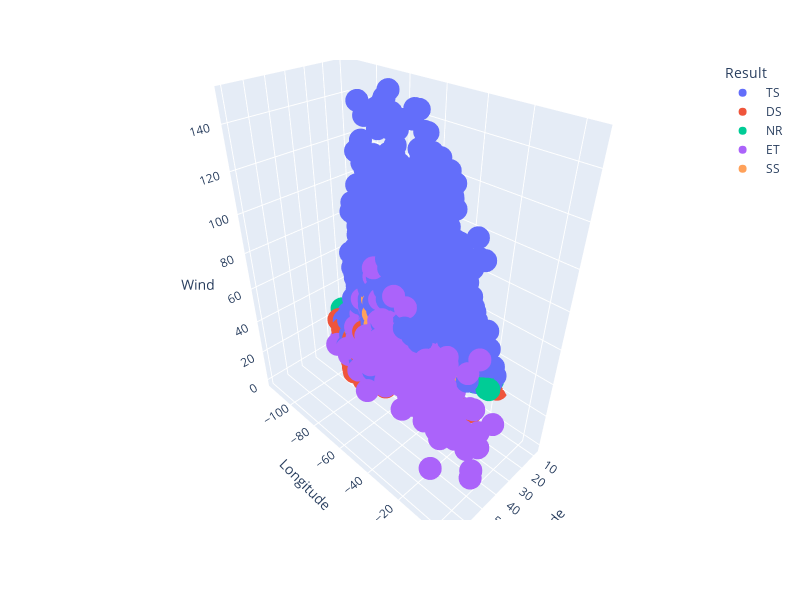

The cell this chart's notebook holds for it:
### Code cell
new_check = pd.DataFrame({'Latitude': latitude, 'Longitude': longitude, 'Wind': wind_speed, 'Result': y_pred_dt_cv})
fig = px.scatter_3d(new_check, x='Latitude', y='Longitude', z='Wind', color='Result')
fig.update_layout(width=800, height=600) 

# Show the plot
fig.show()

### Figure 1 — Plotly figure (JSON) as saved in the notebook; plotly's stock layout.template omitted (floating-point values rounded to 4 significant figures; data arrays with more than 128 entries replaced by an {"elided": "..."} marker saying what was removed)
{"data": [{"hovertemplate": "Result= TS<br>Latitude=%{x}<br>Longitude=%{y}<br>Wind=%{z}<extra></extra>", "legendgroup": " TS", "marker": {"color": "#636efa", "symbol": "circle"}, "mode": "markers", "name": " TS", "scene": "scene", "showlegend": true, "type": "scatter3d", "x": {"elided": "2110 float values"}, "y": {"elided": "2110 float values"}, "z": {"elided": "2110 int values"}}, {"hovertemplate": "Result= DS<br>Latitude=%{x}<br>Longitude=%{y}<br>Wind=%{z}<extra></extra>", "legendgroup": " DS", "marker": {"color": "#EF553B", "symbol": "circle"}, "mode": "markers", "name": " DS", "scene": "scene", "showlegend": true, "type": "scatter3d", "x": {"elided": "187 float values"}, "y": {"elided": "187 float values"}, "z": {"elided": "187 int values"}}, {"hovertemplate": "Result= NR<br>Latitude=%{x}<br>Longitude=%{y}<br>Wind=%{z}<extra></extra>", "legendgroup": " NR", "marker": {"color": "#00cc96", "symbol": "circle"}, "mode": "markers", "name": " NR", "scene": "scene", "showlegend": true, "type": "scatter3d", "x": [9.5, 11, 13.7, 20.4, 21, 14.1, 28, 23.4, 16.4, 11.4, 23.3, 20.9, 23.3, 14.4, 18.8, 9.9, 18.5, 20.8, 17.7, 14.0, 22.6, 15.2, 19.6, 23, 26.2, 16, 13.8, 24, 17.6, 15.9, 15.8, 19.4, 14.4, 19.5, 12, 14.7, 21.7, 16.6, 28.7, 22, 18.6, 27.9, 15, 20, 14.8, 16, 9.8, 26.3, 20.7, 15.6, 15.7, 18.3, 19.2, 12, 16.5, 20.4, 28.9, 12.8, 28.6, 31.2, 15, 24.4, 20.5, 19, 19, 17.9, 10.7, 21.8, 16.5], "y": [-19.8, -34.7, -43.6, -96.4, -93, -47.7, -78.6, -113.9, -25.3, -40.5, -97, -93.9, -97.4, -37.7, -84, -29.3, -53, -116, -110.4, -48.4, -97.2, -25.1, -94.8, -82.8, -58, -84.5, -44.9, -98.1, -59.5, -21.5, -45.4, -94.5, -44.8, -94, -47.6, -51.7, -98.2, -88.4, -78.9, -96.7, -53.2, -77.9, -45, -47.8, -45.4, -47.5, -36.2, -57.9, -95.9, -17.4, -18.4, -43.3, -93.7, -45.1, -31.4, -50.8, -78.3, -43.1, -62.1, -58, -45.8, -44.4, -93, -54, -94, -51.5, -32.4, -99, -89.2], "z": [25, 25, 25, 30, 25, 25, 30, 25, 25, 30, 30, 25, 30, 25, 25, 30, 30, 20, 30, 30, 30, 30, 30, 25, 30, 25, 25, 30, 25, 30, 25, 30, 30, 30, 30, 45, 30, 30, 30, 30, 30, 30, 30, 25, 30, 30, 30, 30, 20, 25, 25, 25, 25, 25, 25, 30, 25, 30, 25, 20, 30, 30, 30, 30, 30, 30, 30, 20, 25]}, {"hovertemplate": "Result= ET<br>Latitude=%{x}<br>Longitude=%{y}<br>Wind=%{z}<extra></extra>", "legendgroup": " ET", "marker": {"color": "#ab63fa", "symbol": "circle"}, "mode": "markers", "name": " ET", "scene": "scene", "showlegend": true, "type": "scatter3d", "x": {"elided": "277 float values"}, "y": {"elided": "277 float values"}, "z": {"elided": "277 int values"}}, {"hovertemplate": "Result= SS<br>Latitude=%{x}<br>Longitude=%{y}<br>Wind=%{z}<extra></extra>", "legendgroup": " SS", "marker": {"color": "#FFA15A", "symbol": "circle"}, "mode": "markers", "name": " SS", "scene": "scene", "showlegend": true, "type": "scatter3d", "x": [29.7, 28.7, 32.8, 23.8, 32, 38.6, 25.5, 33, 37.8, 27.1, 33.7, 38.8, 33.6, 37.9, 37.2, 37.3, 29.3, 31.3, 37.4, 32.2, 28.8, 22.4, 34.5, 34.6, 18.5, 37.1, 36, 36, 25.9, 26, 31, 36.5, 40, 32.9, 30.3, 37, 35.5, 32, 41.4, 27.3, 30.3, 36.6, 34.7, 30, 35.5, 26.5, 34.3, 30.2, 36.8, 31, 37, 29.8, 32.8, 31.2, 31.6, 45.4, 30.9, 30.9, 32.4, 34.3, 30.6, 32.7, 25.6, 40.6, 37, 28.6, 41.2, 35.5, 37.4, 32.8, 29.9, 29.6, 33.7, 18.3, 35.5, 31.8, 32.4, 30, 32.3, 31.3, 37.1, 23, 29.2, 32.5, 33.4, 42.7, 30.5, 36.5, 24.5, 34.1], "y": [-74.4, -94.3, -76.2, -48.2, -77.5, -48.5, -62.4, -51, -30.8, -98.3, -90.4, -25, -73.8, -71.4, -47.7, -31.6, -51.4, -48.3, -32, -53, -60.1, -54, -17.2, -77.9, -66.3, -33, -46.3, -60, -67.4, -52.6, -88.4, -71.9, -69.5, -69.1, -73.4, -35.5, -60, -83.1, -67.1, -66, -91.8, -80.1, -44.5, -65.2, -76.9, -78.5, -70.8, -64.4, -44.8, -74, -42.5, -74.6, -46, -51.7, -47.6, -48.8, -39.6, -79.2, -82, -50.4, -78.3, -59, -43, -48.9, -31.9, -65.5, -45.9, -54.2, -76, -65.8, -71.8, -91.6, -80.7, -67.4, -60, -64.7, -47.3, -59, -80, -87.4, -73, -86.5, -72.5, -77.5, -81.6, -64.6, -56.2, -46.3, -49.9, -50.4], "z": [50, 25, 20, 35, 20, 50, 45, 55, 35, 25, 30, 45, 20, 60, 50, 30, 30, 60, 35, 60, 30, 55, 50, 25, 40, 30, 35, 50, 30, 35, 35, 60, 55, 30, 25, 50, 50, 10, 50, 35, 35, 30, 45, 25, 25, 40, 60, 25, 50, 45, 50, 25, 50, 40, 60, 50, 40, 45, 10, 45, 50, 55, 40, 50, 45, 30, 45, 60, 30, 60, 35, 30, 25, 45, 55, 60, 50, 30, 15, 25, 60, 90, 50, 25, 25, 25, 55, 35, 35, 45]}], "layout": {"height": 600, "legend": {"title": {"text": "Result"}, "tracegroupgap": 0}, "margin": {"t": 60}, "scene": {"domain": {"x": [0, 1], "y": [0, 1]}, "xaxis": {"title": {"text": "Latitude"}}, "yaxis": {"title": {"text": "Longitude"}}, "zaxis": {"title": {"text": "Wind"}}}, "width": 800}}
